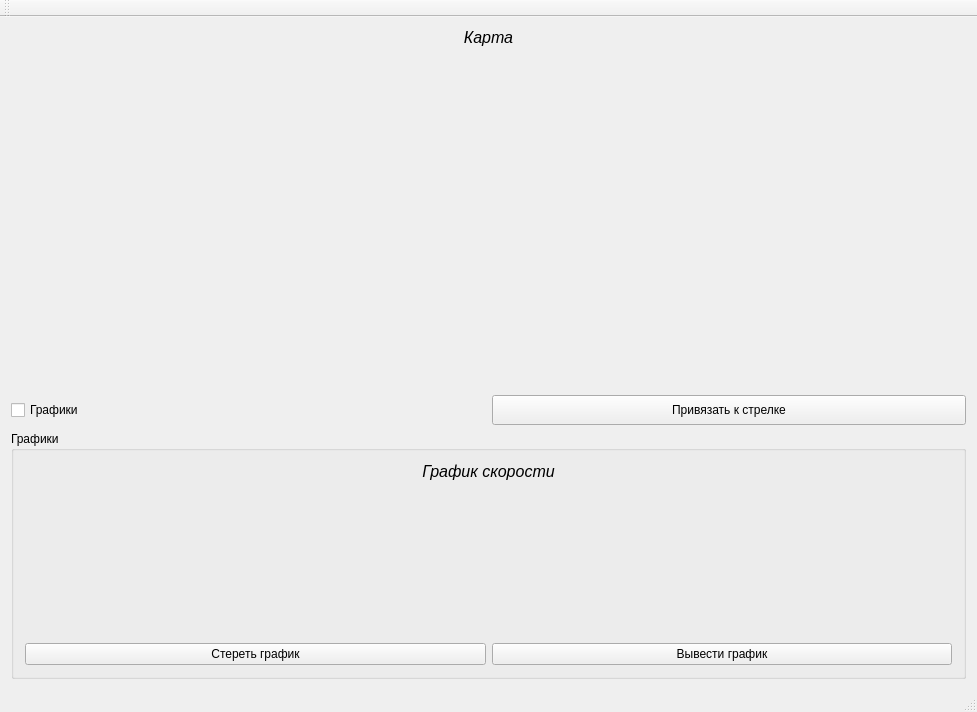
<?xml version="1.0" encoding="UTF-8"?>
<ui version="4.0">
 <class>MainWindow</class>
 <widget class="QMainWindow" name="MainWindow">
  <property name="geometry">
   <rect>
    <x>0</x>
    <y>0</y>
    <width>977</width>
    <height>712</height>
   </rect>
  </property>
  <property name="windowTitle">
   <string>Навигация</string>
  </property>
  <widget class="QWidget" name="centralWidget">
   <layout class="QGridLayout" name="gridLayout_3">
    <item row="0" column="0">
     <layout class="QGridLayout" name="gridLayout_2">
      <item row="0" column="0" colspan="2">
       <widget class="QLabel" name="map_label">
        <property name="maximumSize">
         <size>
          <width>16777215</width>
          <height>19</height>
         </size>
        </property>
        <property name="text">
         <string>&lt;html&gt;&lt;head/&gt;&lt;body&gt;&lt;p align=&quot;center&quot;&gt;&lt;span style=&quot; font-size:12pt; font-style:italic;&quot;&gt;Карта&lt;/span&gt;&lt;/p&gt;&lt;/body&gt;&lt;/html&gt;</string>
        </property>
        <property name="buddy">
         <cstring>map_view</cstring>
        </property>
       </widget>
      </item>
      <item row="3" column="1">
       <widget class="QPushButton" name="arrow_button">
        <property name="sizePolicy">
         <sizepolicy hsizetype="Minimum" vsizetype="Fixed">
          <horstretch>0</horstretch>
          <verstretch>20</verstretch>
         </sizepolicy>
        </property>
        <property name="minimumSize">
         <size>
          <width>0</width>
          <height>30</height>
         </size>
        </property>
        <property name="text">
         <string>Привязать к стрелке</string>
        </property>
       </widget>
      </item>
      <item row="1" column="0" colspan="2">
       <widget class="Map" name="map_view" native="true">
        <property name="sizePolicy">
         <sizepolicy hsizetype="Preferred" vsizetype="MinimumExpanding">
          <horstretch>0</horstretch>
          <verstretch>0</verstretch>
         </sizepolicy>
        </property>
        <property name="minimumSize">
         <size>
          <width>0</width>
          <height>300</height>
         </size>
        </property>
        <property name="focusPolicy">
         <enum>Qt::NoFocus</enum>
        </property>
       </widget>
      </item>
      <item row="3" column="0">
       <widget class="QCheckBox" name="Graph_check__box">
        <property name="text">
         <string>Графики</string>
        </property>
        <property name="checked">
         <bool>false</bool>
        </property>
        <property name="tristate">
         <bool>false</bool>
        </property>
       </widget>
      </item>
     </layout>
    </item>
    <item row="1" column="0">
     <widget class="QGroupBox" name="groupBox">
      <property name="enabled">
       <bool>true</bool>
      </property>
      <property name="inputMethodHints">
       <set>Qt::ImhNone</set>
      </property>
      <property name="title">
       <string>Графики</string>
      </property>
      <layout class="QVBoxLayout" name="verticalLayout">
       <item>
        <layout class="QGridLayout" name="gridLayout">
         <item row="0" column="0" colspan="2">
          <widget class="QLabel" name="twist_label">
           <property name="maximumSize">
            <size>
             <width>16777215</width>
             <height>20</height>
            </size>
           </property>
           <property name="text">
            <string>&lt;html&gt;&lt;head/&gt;&lt;body&gt;&lt;p align=&quot;center&quot;&gt;&lt;span style=&quot; font-size:12pt; font-style:italic;&quot;&gt;График скорости&lt;/span&gt;&lt;/p&gt;&lt;/body&gt;&lt;/html&gt;</string>
           </property>
          </widget>
         </item>
         <item row="2" column="0">
          <widget class="QPushButton" name="del_graph_button">
           <property name="sizePolicy">
            <sizepolicy hsizetype="Preferred" vsizetype="Preferred">
             <horstretch>0</horstretch>
             <verstretch>0</verstretch>
            </sizepolicy>
           </property>
           <property name="maximumSize">
            <size>
             <width>16777215</width>
             <height>50</height>
            </size>
           </property>
           <property name="text">
            <string>Стереть график</string>
           </property>
          </widget>
         </item>
         <item row="2" column="1">
          <widget class="QPushButton" name="get_graph_button">
           <property name="sizePolicy">
            <sizepolicy hsizetype="Preferred" vsizetype="Preferred">
             <horstretch>0</horstretch>
             <verstretch>0</verstretch>
            </sizepolicy>
           </property>
           <property name="maximumSize">
            <size>
             <width>16777215</width>
             <height>50</height>
            </size>
           </property>
           <property name="text">
            <string>Вывести график</string>
           </property>
          </widget>
         </item>
         <item row="1" column="0" colspan="2">
          <widget class="QCustomPlot" name="twist_view" native="true">
           <property name="minimumSize">
            <size>
             <width>0</width>
             <height>150</height>
            </size>
           </property>
          </widget>
         </item>
        </layout>
       </item>
      </layout>
     </widget>
    </item>
   </layout>
  </widget>
  <widget class="QMenuBar" name="menuBar">
   <property name="geometry">
    <rect>
     <x>0</x>
     <y>0</y>
     <width>977</width>
     <height>25</height>
    </rect>
   </property>
  </widget>
  <widget class="QToolBar" name="mainToolBar">
   <attribute name="toolBarArea">
    <enum>TopToolBarArea</enum>
   </attribute>
   <attribute name="toolBarBreak">
    <bool>false</bool>
   </attribute>
  </widget>
  <widget class="QStatusBar" name="statusBar">
   <property name="mouseTracking">
    <bool>false</bool>
   </property>
   <property name="focusPolicy">
    <enum>Qt::NoFocus</enum>
   </property>
  </widget>
 </widget>
 <layoutdefault spacing="6" margin="11"/>
 <customwidgets>
  <customwidget>
   <class>Map</class>
   <extends>QWidget</extends>
   <header>../../src/project_yamap/src/map.h</header>
   <container>1</container>
   <slots>
    <slot>arrow_map()</slot>
   </slots>
  </customwidget>
  <customwidget>
   <class>QCustomPlot</class>
   <extends>QWidget</extends>
   <header>../../src/project_yamap/src/qcustomplot.h</header>
   <container>1</container>
  </customwidget>
 </customwidgets>
 <resources/>
 <connections>
  <connection>
   <sender>Graph_check__box</sender>
   <signal>toggled(bool)</signal>
   <receiver>groupBox</receiver>
   <slot>setVisible(bool)</slot>
   <hints>
    <hint type="sourcelabel">
     <x>41</x>
     <y>418</y>
    </hint>
    <hint type="destinationlabel">
     <x>120</x>
     <y>442</y>
    </hint>
   </hints>
  </connection>
 </connections>
</ui>
